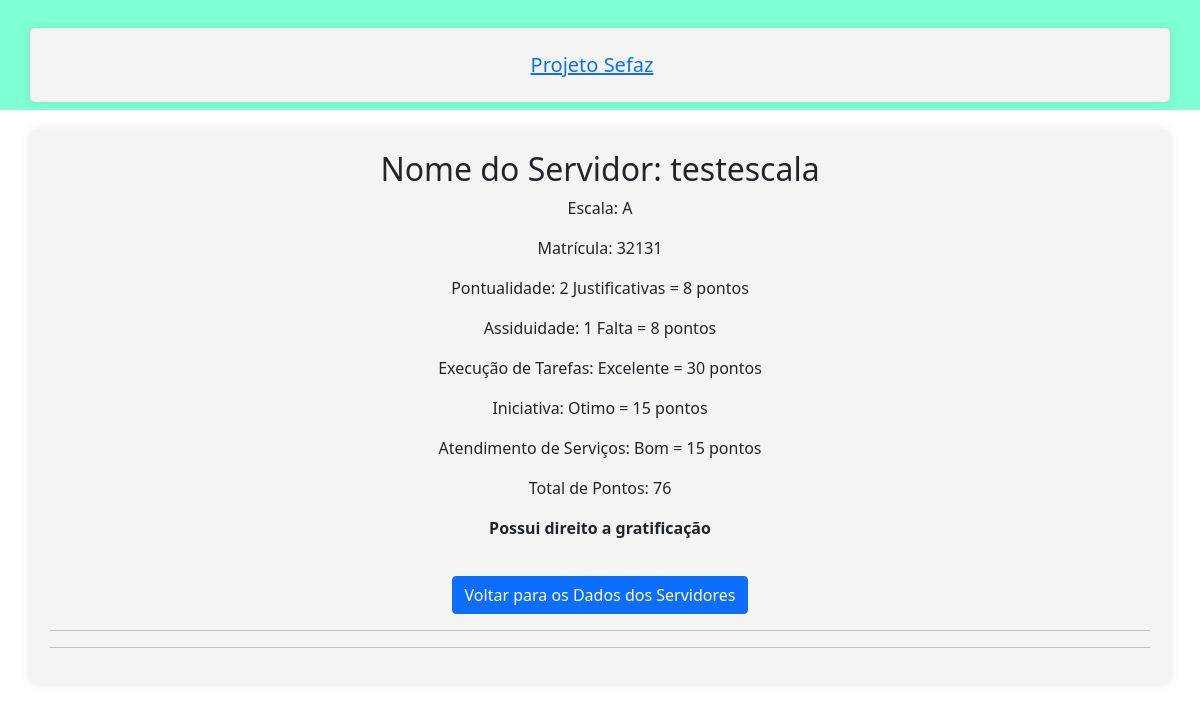
Screenshot of /relatorio_servidor/5/ with the database file from the repository.
### app_cad_serv/models.py (models this page shows)
class Servidor(models.Model):
    ESCALA_CHOICES = [
        ('A', 'A'),
        ('B', 'B'),
        ('C', 'C'),
        ('D', 'D'),
    ]
    PONTUALIDADE_CHOICES = [
        ('Sem Justificativa', 'Sem Justificativa'),
        ('2 Justificativas', '2 Justificativas'),
        ('3 Justificativas', '3 Justificativas'),
        ('5 Justificativas', '5 Justificativas'),
    ]
    ASSIDUIDADE_CHOICES = [
        ('Sem Faltas', 'Sem Faltas'),
        ('1 Falta', '1 Falta'),
        ('2 Faltas', '2 Faltas'),
        ('3 Faltas', '3 Faltas'),
    ]
    EXECUCAO_TAREFAS_CHOICES = [
        ('Excelente', 'Excelente'),
        ('Otimo', 'Ótimo'),
        ('Bom', 'Bom'),
        ('Regular', 'Regular'),
    ]
    INICIATIVA_CHOICES = [
        ('Excelente', 'Excelente'),
        ('Otimo', 'Ótimo'),
        ('Bom', 'Bom'),
        ('Regular', 'Regular'),
    ]
    ATENDIMENTO_SERVICOS_CHOICES = [
        ('Excelente', 'Excelente'),
        ('Otimo', 'Ótimo'),
        ('Bom', 'Bom'),
        ('Regular', 'Regular'),
    ]
    TIPO_ESCALA_CHOICES = [
        ('DIRETA', 'Direta'),
        ('INDIRETA', 'Indireta'),
    ]
    TIPO_MODALIDADE_CHOICES = [
        ('PRESENCIAL', 'Presencial'),
        ('REMOTO', 'Remoto'),
    ]
    nome = models.CharField(max_length=100, null=False, default='')
    escala = models.CharField(max_length=10, choices=ESCALA_CHOICES)
    tipo_escala = models.CharField(max_length=10, choices=TIPO_ESCALA_CHOICES, default='')
    matricula = models.CharField(max_length=10, null=False, default='', unique=True)
    pontualidade = models.CharField(max_length=50, choices=PONTUALIDADE_CHOICES)
    assiduidade = models.CharField(max_length=10, choices=ASSIDUIDADE_CHOICES)
    execucao_tarefas = models.CharField(max_length=10, choices=EXECUCAO_TAREFAS_CHOICES)
    iniciativa = models.CharField(max_length=10, choices=INICIATIVA_CHOICES)
    atendimento_servicos = models.CharField(max_length=10, choices=ATENDIMENTO_SERVICOS_CHOICES)
    total_pontos = models.IntegerField(default=0)
    gratificacao_pontos = models.IntegerField(default=0)
    tipo_modalidade = models.CharField(max_length=10,choices=TIPO_MODALIDADE_CHOICES, default='')

### app_cad_serv/views.py (the view)
# urls.py: path('relatorio_servidor/<int:servidor_id>/', views.relatorio_servidor, name='relatorio_servidor'),
def relatorio_servidor(request, servidor_id):
    servidor = Servidor.objects.get(pk=servidor_id)
    pontos_pontualidade = calcular_pontos_pontualidade(servidor.pontualidade)
    pontos_assiduidade = calcular_pontos_assiduidade(servidor.assiduidade)
    pontos_exec_tarefas = calcular_pontos_exec_tarefas(servidor.execucao_tarefas)
    pontos_iniciativa = calcular_pontos_iniciativa(servidor.iniciativa)
    pontos_atendimento_servicos = calcular_pontos_atendimento_servicos(servidor.atendimento_servicos)
    return render(request, 'servidores/relatorio_servidor.html', {
        'servidor': servidor,
        'pontos_pontualidade': pontos_pontualidade,
        'pontos_assiduidade': pontos_assiduidade,
        'pontos_exec_tarefas': pontos_exec_tarefas,
        'pontos_iniciativa': pontos_iniciativa,
        'pontos_atendimento_servicos': pontos_atendimento_servicos,
    })

### app_cad_serv/views.py (called while the page is built)
def calcular_pontos_pontualidade(pontualidade):
    pontualidade = pontualidade.lower()
    if pontualidade == "sem justificativa":
        return 10
    elif pontualidade == "2 justificativas":
        return 8
    elif pontualidade == "3 justificativas":
        return 4
    elif pontualidade == "5 justificativas":
        return 2
    else:
        return 0

def calcular_pontos_assiduidade(assiduidade):
    assiduidade = assiduidade.lower()
    if assiduidade == "sem faltas":
        return 10
    elif assiduidade == "1 falta":
        return 8
    elif assiduidade == "2 faltas":
        return 4
    elif assiduidade == "3 faltas":
        return 2
    else:
        return 0

def calcular_pontos_exec_tarefas(execucao_tarefas):
    execucao_tarefas = execucao_tarefas.lower()
    if execucao_tarefas == "excelente":
        return 30
    elif execucao_tarefas == "otimo":
        return 20
    elif execucao_tarefas == "bom":
        return 15
    elif execucao_tarefas == "regular":
        return 10
    else:
        return 0

def calcular_pontos_iniciativa(iniciativa):
    iniciativa = iniciativa.lower()
    if iniciativa == "excelente":
        return 20
    elif iniciativa == "otimo":
        return 15
    elif iniciativa == "bom":
        return 10
    elif iniciativa == "regular":
        return 5
    else:
        return 0

def calcular_pontos_atendimento_servicos(atendimento_servicos):
    atendimento_servicos = atendimento_servicos.lower()
    if atendimento_servicos == "excelente":
        return 30
    elif atendimento_servicos == "otimo":
        return 20
    elif atendimento_servicos == "bom":
        return 15
    elif atendimento_servicos == "regular":
        return 10
    else:
        return 0

### app_cad_serv/templates/servidores/relatorio_servidor.html (shortened to what this page needs)
<!doctype html>
<html lang="en">
<head>
    <link href="https://cdn.jsdelivr.net/npm/bootstrap@5.0.2/dist/css/bootstrap.min.css" rel="stylesheet">
</head>
<body>
<nav style="background-color: aquamarine !important;" class="navbar navbar-light bg-light">
    <div class="container text-center">
        <span class="navbar-brand mb-0 h1"><a href="{% url 'home' %}"> Projeto Sefaz </a></span>
    </div>
</nav>
<div class="container text-center">
    <h2>Nome do Servidor: {{ servidor.nome }}</h2>
    <p>Escala: {{ servidor.escala }}</p>
    <p>Matrícula: {{ servidor.matricula }}</p>
    <p>Pontualidade: {{ servidor.pontualidade }} = {{ pontos_pontualidade }} pontos</p>
    <p>Assiduidade: {{ servidor.assiduidade }} = {{ pontos_assiduidade }} pontos</p>
    <p>Execução de Tarefas: {{ servidor.execucao_tarefas }} = {{ pontos_exec_tarefas }} pontos</p>
    <p>Iniciativa: {{ servidor.iniciativa }} = {{ pontos_iniciativa }} pontos</p>
    <p>Atendimento de Serviços: {{ servidor.atendimento_servicos }} = {{ pontos_atendimento_servicos }} pontos</p>
    <p>Total de Pontos: {{ servidor.total_pontos }}</p>
    {% if servidor.total_pontos > 15 %}
        <p><strong>Possui direito a gratificação</strong></p>
    {% else %}
        <p><strong>Não possui direito a gratificação</strong></p>
    {% endif %}
    <a href="{% url 'dados_servidor' %}" class="btn btn-primary btn-back">Voltar para os Dados dos Servidores</a>
    <hr>
    <hr>
</div>
</body>
</body>
</html>

### app_cad_serv/templates/servidores/relatorio_servidor.html (style rules this page uses)
.navbar-brand { text-align: center; width: 100%; }
.container { background-color: #f4f4f4; padding: 20px; border-radius: 5px; box-shadow: 0 0 10px rgba(0, 0, 0, 0.1); margin-top: 20px; }
.btn-back { margin-top: 20px; }

### rows the page displays
Servidor: nome "testescala", escala "A", matricula "32131", pontualidade "2 Justificativas", assiduidade "1 Falta", execucao_tarefas "Excelente", iniciativa "Otimo", atendimento_servicos "Bom", total_pontos "76"

### other values shown
{{ pontos_pontualidade }} "8"
{{ pontos_assiduidade }} "8"
{{ pontos_exec_tarefas }} "30"
{{ pontos_iniciativa }} "15"
{{ pontos_atendimento_servicos }} "15"
